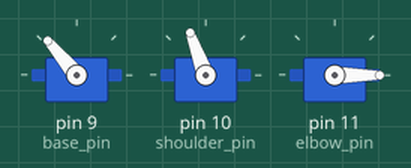
The sketch below on a simulated Arduino Uno, built with avr-gcc and run on an emulated ATmega328P. Parts: 3 × servo.

Above: at 7.61 s.
At 13.67 s:
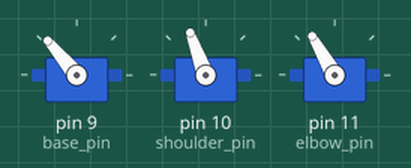
At 34.4 s:
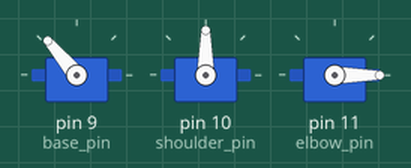
Timing chart, 0 to 40.0 s (numbered marks = the images above):
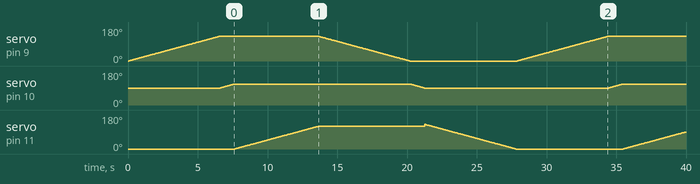

The sketch:

SynchMotors.ino
```cpp
#include <Servo.h>

Servo base1;
Servo shoulder1;
Servo elbow1;

int base_pin = 9;
int shoulder_pin = 10;
int elbow_pin = 11;

int base_angle = 0;
int shoulder_angle = 90;
int elbow_angle = 0;

int delay1 = 50;

void setup(){
  base1.attach(base_pin);
  shoulder1.attach(shoulder_pin);
  elbow1.attach(elbow_pin);

  Serial.begin(9600);

  base1.write(base_angle);
  shoulder1.write(shoulder_angle);
  elbow1.write(elbow_angle);
  }

void loop(){
  for (int i = base_angle; i <= 130; i++){
    base1.write(i);
    delay(delay1);
    }
   for (int j = shoulder_angle; j <= 110; j++){
      shoulder1.write(j);
      delay(delay1);
    }
    for(int k = elbow_angle; k <= 120; k++){
      elbow1.write(k);
      delay(delay1);
      }
     for (int i2 = 130; i2 >= base_angle; i2--){
        base1.write(i2);
        delay(delay1);
      }
      for (int j2 = 110; j2 >= shoulder_angle; j2--){
        shoulder1.write(j2);
        delay(delay1);
      }
      for (int k2 = 130; k2 >= elbow_angle; k2--){
        elbow1.write(k2);
        delay(delay1);
      }
  }
```
